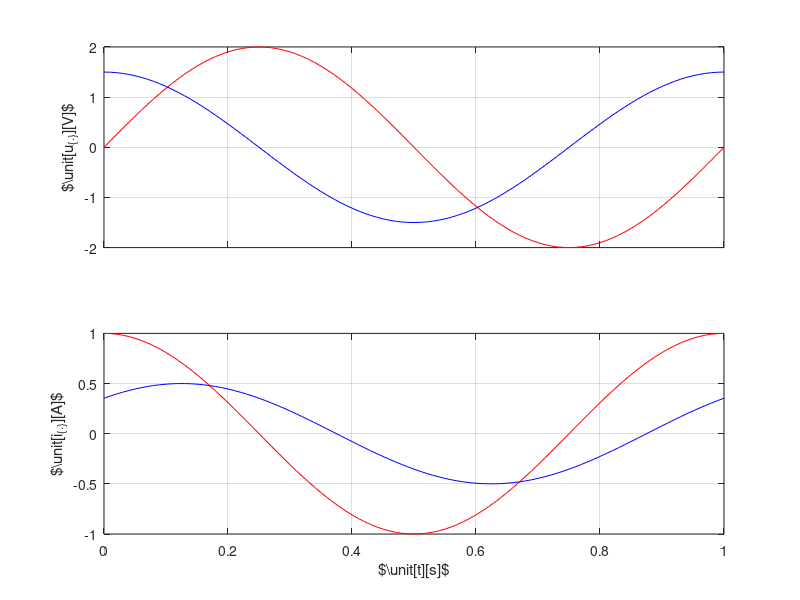

This figure's MATLAB source: (Note: this script raises an error after producing the figure.)
%% init
close all;
clear all;

shallSave = 1;


%% data

t = 0 : 0.01 : 1.0;
u1 = 2.0 * sin(2 * pi * t);
u2 = 1.5 * cos(2 * pi * t);
i1 = 1.0 * cos(2 * pi * t);
i2 = 0.5 * cos(2 * pi * t - pi/4);


%% 3d overview plot
figure;

subplot(2, 1, 1);
plot(t, u1, 'r'); hold on;
plot(t, u2, 'b');
grid on;
xlim([0 1]);
ylim([-2 2]);
set(gca, 'xtick', 0 : 0.2 : 1);
set(gca, 'ytick', -2 : 1 : 2);
grid on;
set(gca, 'xticklabel', []);
ylabel('$\unit[u_{\{\cdot\}}]{[V]}$');

subplot(2, 1, 2);
plot(t, i1, 'r'); hold on;
plot(t, i2, 'b');
grid on;
xlim([0 1]);
ylim([-1 1]);
set(gca, 'xtick', 0 : 0.2 : 1);
set(gca, 'ytick', -1 : 0.5 : 1);
grid on;
ylabel('$\unit[i_{\{\cdot\}}]{[A]}$');
xlabel('$\unit[t]{[s]}$');


%% save

if shallSave
    matlab2tikz('Matlab2TikzExample.tikz', ...
        'height', '\figureheight', ...
        'width', '\figurewidth', ...
        'parseStrings', false);
end
